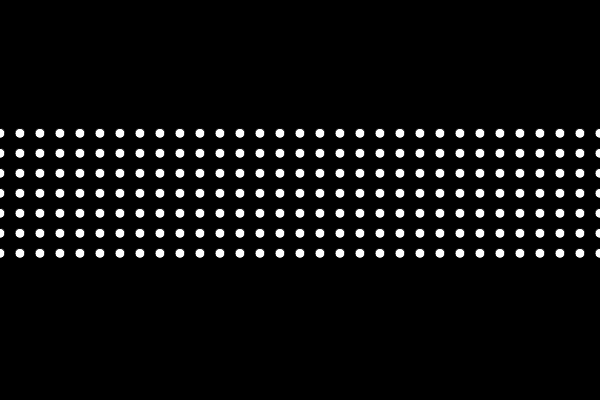
Frame 1 (no input)
Frame 60 (no input): identical to frame 1, image omitted
Frame 120 (the mouse pressed at the canvas centre since frame 60): identical to frame 1, image omitted

The p5.js sketch that drew this single still picture (run headless with seeded random() and noise() and a simulated clock; from frame 60 on, the mouse is pressed at the canvas centre):

// p5.js sketch
// ── sketch.js
// Loops anidados

var setup = function() {
  createCanvas(600, 400);

  for (var x = 0; x < 5; x++) {
    for (var y = 0; y < 5; y++) {
      console.log('x: ' + x + ', y: ' + y);
    }
  }
};

var draw = function() {
  background(0);

  for (var i = 0; i <= width; i += 20) {
    for (var j = height / 3; j <= height * 2 / 3; j += 20) {
      ellipse(i, j, 10, 10);
    }
  }
};
